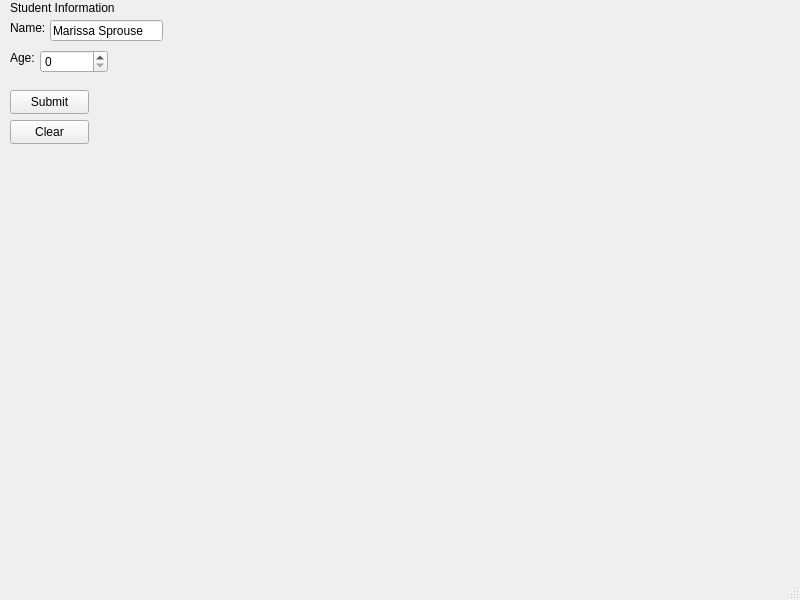
<?xml version="1.0" encoding="UTF-8"?>
<ui version="4.0">
 <class>MainWindow</class>
 <widget class="QMainWindow" name="MainWindow">
  <property name="geometry">
   <rect>
    <x>0</x>
    <y>0</y>
    <width>800</width>
    <height>600</height>
   </rect>
  </property>
  <property name="windowTitle">
   <string>MainWindow</string>
  </property>
  <widget class="QWidget" name="centralwidget">
   <widget class="QLabel" name="label">
    <property name="geometry">
     <rect>
      <x>10</x>
      <y>0</y>
      <width>111</width>
      <height>16</height>
     </rect>
    </property>
    <property name="text">
     <string>Student Information</string>
    </property>
   </widget>
   <widget class="QLabel" name="label_2">
    <property name="geometry">
     <rect>
      <x>10</x>
      <y>20</y>
      <width>49</width>
      <height>16</height>
     </rect>
    </property>
    <property name="text">
     <string>Name:</string>
    </property>
   </widget>
   <widget class="QLineEdit" name="lineEdit">
    <property name="geometry">
     <rect>
      <x>50</x>
      <y>20</y>
      <width>113</width>
      <height>21</height>
     </rect>
    </property>
    <property name="text">
     <string>Marissa Sprouse</string>
    </property>
   </widget>
   <widget class="QLabel" name="label_3">
    <property name="geometry">
     <rect>
      <x>10</x>
      <y>50</y>
      <width>49</width>
      <height>16</height>
     </rect>
    </property>
    <property name="text">
     <string>Age: </string>
    </property>
   </widget>
   <widget class="QSpinBox" name="spinBox">
    <property name="enabled">
     <bool>true</bool>
    </property>
    <property name="geometry">
     <rect>
      <x>40</x>
      <y>50</y>
      <width>68</width>
      <height>23</height>
     </rect>
    </property>
   </widget>
   <widget class="QPushButton" name="pushButton">
    <property name="geometry">
     <rect>
      <x>10</x>
      <y>90</y>
      <width>79</width>
      <height>24</height>
     </rect>
    </property>
    <property name="text">
     <string>Submit</string>
    </property>
   </widget>
   <widget class="QPushButton" name="pushButton_2">
    <property name="geometry">
     <rect>
      <x>10</x>
      <y>120</y>
      <width>79</width>
      <height>24</height>
     </rect>
    </property>
    <property name="text">
     <string>Clear</string>
    </property>
   </widget>
  </widget>
  <widget class="QMenuBar" name="menubar">
   <property name="geometry">
    <rect>
     <x>0</x>
     <y>0</y>
     <width>800</width>
     <height>33</height>
    </rect>
   </property>
  </widget>
  <widget class="QStatusBar" name="statusbar"/>
 </widget>
 <resources/>
 <connections/>
</ui>
